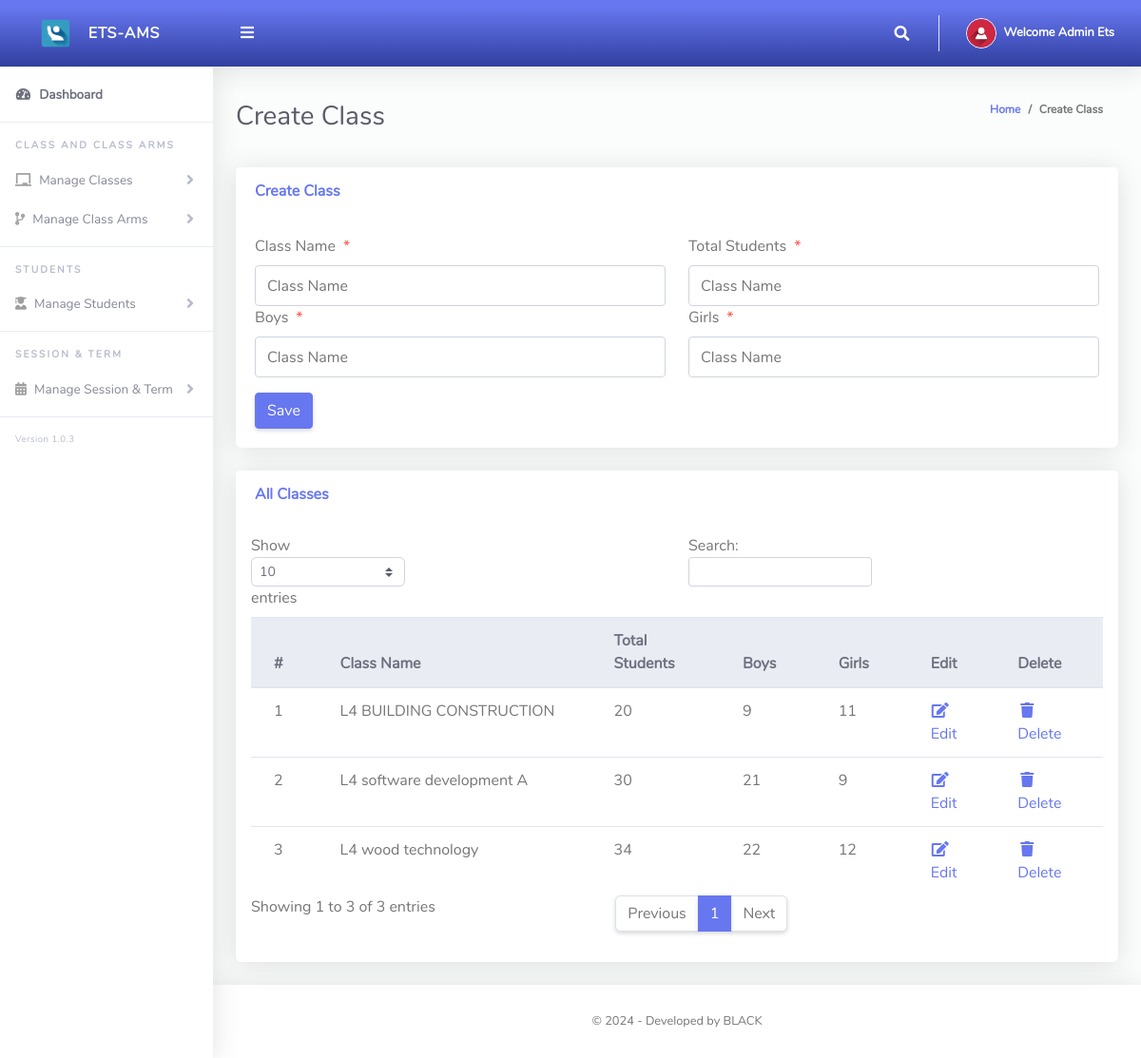
The app's page /Admin/createClass.php (signed in) with its own data.
### tables this page shows
CREATE TABLE `tblclass` (
  `Id` int(10) NOT NULL,
  `className` varchar(255) NOT NULL,
  `totalStudents` int(255) NOT NULL,
  `boys` int(255) NOT NULL,
  `girls` int(255) NOT NULL
);

### Admin/createClass.php (the view, shortened to what this page needs)
<?php
include '../Includes/dbcon.php';
?>
<!DOCTYPE html>
<html lang="en">
<head>
  <link href="../vendor/fontawesome-free/css/all.min.css" rel="stylesheet" type="text/css">
  <link href="../vendor/bootstrap/css/bootstrap.min.css" rel="stylesheet" type="text/css">
  <link href="css/ruang-admin.min.css" rel="stylesheet">
</head>
<body id="page-top">
  <div id="wrapper">
      <?php include "Includes/sidebar.php";?>
    <div id="content-wrapper" class="d-flex flex-column">
      <div id="content">
       <?php include "Includes/topbar.php";?>
        <div class="container-fluid" id="container-wrapper">
          <div class="d-sm-flex align-items-center justify-content-between mb-4">
            <h1 class="h3 mb-0 text-gray-800">Create Class</h1>
            <ol class="breadcrumb">
              <li class="breadcrumb-item"><a href="./">Home</a></li>
              <li class="breadcrumb-item active" aria-current="page">Create Class</li>
            </ol>
          </div>
          <div class="row">
            <div class="col-lg-12">
              <div class="card mb-4">
                <div class="card-header py-3 d-flex flex-row align-items-center justify-content-between">
                  <h6 class="m-0 font-weight-bold text-primary">Create Class</h6>
                </div>
                <div class="card-body">
                  <form method="post">
                    <div class="form-group row mb-3">
                        <div class="col-xl-6">
                            <label class="form-control-label">Class Name<span class="text-danger ml-2">*</span></label>
                      <input type="text" class="form-control" name="className" value="<?php echo $row['className'];?>" id="exampleInputFirstName" placeholder="Class Name">
                        </div>
                        <div class="col-xl-6">
                            <label class="form-control-label">Total Students<span class="text-danger ml-2">*</span></label>
                      <input type="text" class="form-control" name="totalStudents" value="<?php echo $row['totalStudents'];?>" id="exampleInputFirstName" placeholder="Class Name">
                        </div>
                        <div class="col-xl-6">
                            <label class="form-control-label">Boys<span class="text-danger ml-2">*</span></label>
                      <input type="text" class="form-control" name="boys" value="<?php echo $row['boys'];?>" id="exampleInputFirstName" placeholder="Class Name">
                        </div>
                        <div class="col-xl-6">
                            <label class="form-control-label">Girls<span class="text-danger ml-2">*</span></label>
                      <input type="text" class="form-control" name="girls" value="<?php echo $row['girls'];?>" id="exampleInputFirstName" placeholder="Class Name">
                        </div>
                    </div>
                      <?php
                    if (isset($Id))
                    {
                    ?>
                    <button type="submit" name="update" class="btn btn-warning">Update</button>
                    &nbsp;&nbsp;&nbsp;&nbsp;&nbsp;&nbsp;&nbsp;&nbsp;&nbsp;&nbsp;
                    <?php
                    } else {
                    ?>
                    <button type="submit" name="save" class="btn btn-primary">Save</button>
                    <?php
                    }
                    ?>
                  </form>
                </div>
              </div>
                 <div class="row">
              <div class="col-lg-12">
              <div class="card mb-4">
                <div class="card-header py-3 d-flex flex-row align-items-center justify-content-between">
                  <h6 class="m-0 font-weight-bold text-primary">All Classes</h6>
                </div>
                <div class="table-responsive p-3">
                  <table class="table align-items-center table-flush table-hover" id="dataTableHover">
                    <thead class="thead-light">
                      <tr>
                        <th>#</th>
                        <th>Class Name</th>
                        <th>Total Students</th>
                        <th>Boys</th>
                        <th>Girls</th>
                        <th>Edit</th>
                        <th>Delete</th>
                      </tr>
                    </thead>
                    <tbody>
                  <?php
                      $query = "SELECT * FROM tblclass";
                      $rs = $conn->query($query);
                      $num = $rs->num_rows;
                      $sn=0;
                      if($num > 0)
                      {
                        while ($rows = $rs->fetch_assoc())
                          {
                             $sn = $sn + 1;
                            echo"
                              <tr>
                                <td>".$sn."</td>
                                <td>".$rows['className']."</td>
                                <td>".$rows['totalStudents']."</td>
                                <td>".$rows['boys']."</td>
                                <td>".$rows['girls']."</td>
                                <td><a href='?action=edit&Id=".$rows['Id']."'><i class='fas fa-fw fa-edit'></i>Edit</a></td>
                                <td><a href='?action=delete&Id=".$rows['Id']."'><i class='fas fa-fw fa-trash'></i>Delete</a></td>
                              </tr>";
                          }
                      }
                      else
                      {
                           echo
                           "<div class='alert alert-danger' role='alert'>
                            No Record Found!
                            </div>";
                      }
                      ?>
                    </tbody>
                  </table>
                </div>
              </div>
            </div>
            </div>
          </div>
        </div>
      </div>
       <?php include "Includes/footer.php";?>
    </div>
  </div>
</body>
</html>

### Admin/Includes/topbar.php (shortened to what this page needs)
<?php
  $query = "SELECT * FROM tbladmin WHERE Id = ".$_SESSION['userId']."";
  $rs = $conn->query($query);
  $rows = $rs->fetch_assoc();
  $fullName = $rows['firstName']." ".$rows['lastName'];
?>
<nav class="navbar navbar-expand navbar-light bg-gradient-primary topbar mb-4 static-top">
          <button id="sidebarToggleTop" class="btn btn-link rounded-circle mr-3">
            <i class="fa fa-bars"></i>
          </button>
          <ul class="navbar-nav ml-auto">
            <li class="nav-item dropdown no-arrow">
              <a class="nav-link dropdown-toggle" href="#" id="searchDropdown" role="button" data-toggle="dropdown"
                aria-haspopup="true" aria-expanded="false">
                <i class="fas fa-search fa-fw"></i>
              </a>
            </li>
            <li class="nav-item dropdown no-arrow">
              <a class="nav-link dropdown-toggle" href="#" id="userDropdown" role="button" data-toggle="dropdown"
                aria-haspopup="true" aria-expanded="false">
                <img class="img-profile rounded-circle" src="img/user-icn.png" style="max-width: 60px">
                <span class="ml-2 d-none d-lg-inline text-white small"><b>Welcome <?php echo $fullName;?></b></span>
              </a>
            </li>
          </ul>
        </nav>

### records on screen
tblclass: className "L4 BUILDING CONSTRUCTION", totalStudents "20", boys "9", girls "11"
tblclass: className "L4 software development A", totalStudents "30", boys "21", girls "9"
tblclass: className "L4 wood technology", totalStudents "34", boys "22", girls "12"

### other values on screen
$fullName "Admin Ets"
